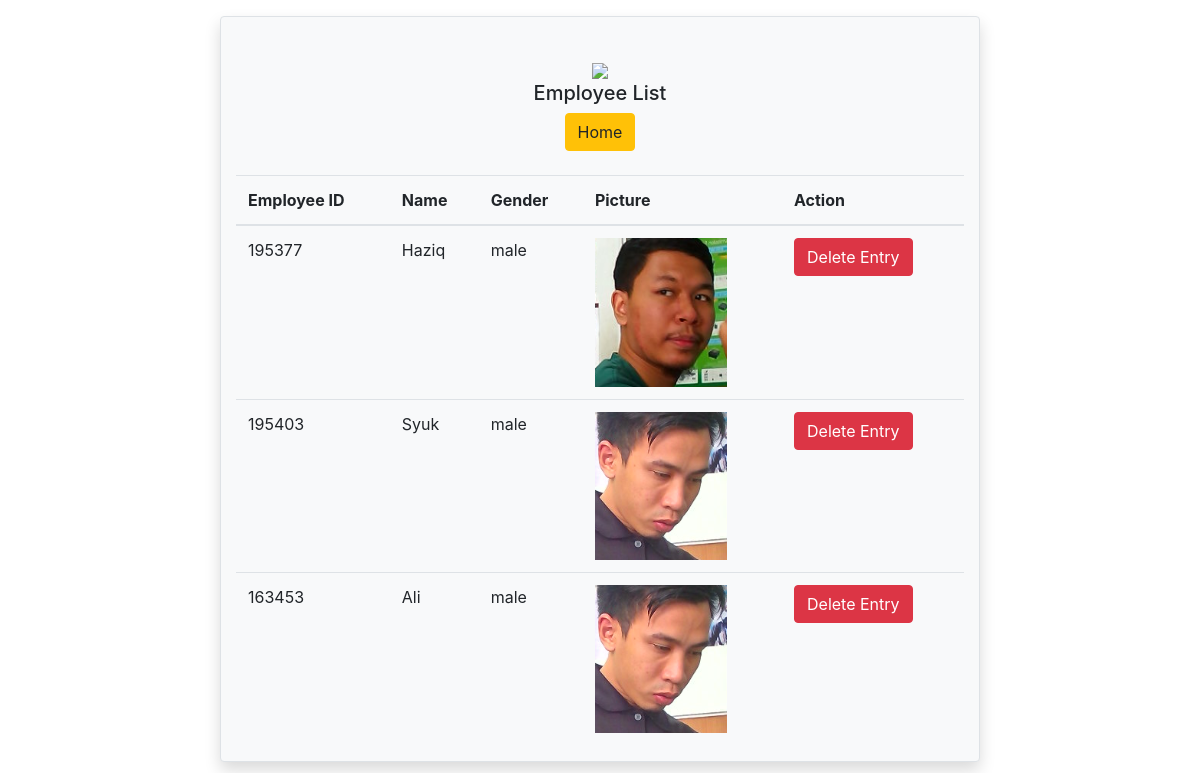
Before: /administrator/employee_list/ (signed in) with the older database file.
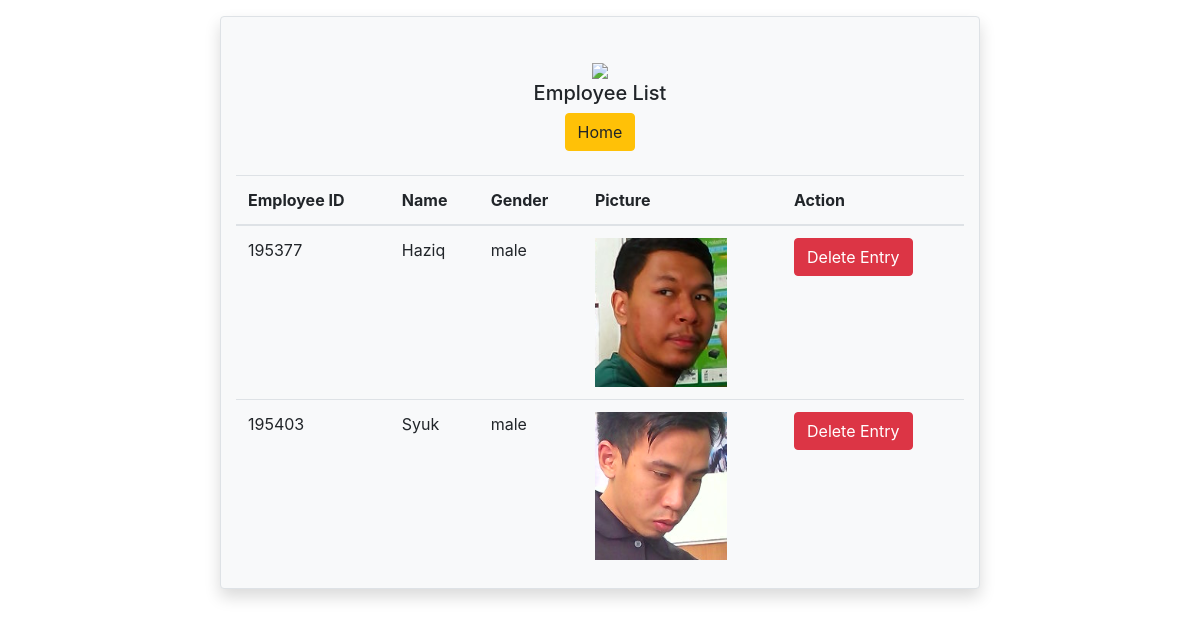
After: the same page with the newer database file.
### timeAttendance/models.py (models this page shows)
class EmployeeDetail(models.Model):
    employee_id = models.IntegerField()
    name = models.CharField(max_length=32)
    Gender = models.IntegerField()
    CustomizeID = models.IntegerField()
    img_name = models.CharField(max_length=500, null=True)

### administrator/views.py (the view)
# urls.py: path('employee_list/', views.employee_list, name='employee_list'),
@login_required
@user_passes_test(lambda u: u.is_superuser)
def employee_list(requests):
    if requests.method == 'POST':
        data = requests.POST.copy()
        print(data.get("employee_id"))
        EmployeeDetail.objects.get(employee_id = data.get("employee_id")).delete()
    employee_dict_list = []
    temp = "female"
    employee_list = EmployeeDetail.objects.all()
    for employee in employee_list:
        if(employee.Gender == 0):
            temp = "male"
        employee_dict = {
                    "name": employee.name,
                    "employee_id": employee.employee_id,
                    "gender": temp,
                    "img_name": employee.img_name
        }
        employee_dict_list.append(employee_dict)
    context={
        "employee_list": employee_dict_list
    }
    return render(requests, "administrator/employee_list.html", context)

### templates/administrator/employee_list.html (shortened to what this page needs)
{% load static %}
<!doctype html>
<html lang="en">
<head>
  <link rel="stylesheet" href="https://stackpath.bootstrapcdn.com/bootstrap/4.3.1/css/bootstrap.min.css">
</head>
<body>
  <div class="container">
    <div class="row pt-3">
      <div class="col-sm"></div>
      <div class="col-8 bg-light rounded border shadow">
        <br>
        <div class="text-center pt-3">
          <img src="https://i.ibb.co/BN7M0W3/Whats-App-Image-2019-09-16-at-11-30-13-AM.jpg" class="img-responsive" height="50">
          <h5>Employee List</h5>
          <button type="button" class="btn btn-warning" onclick="home()">Home</button>
        </div>
        <br>
        <table class="table">
          <thead>
            <tr>
              <th scope="col">Employee ID</th>
              <th scope="col">Name</th>
              <th scope="col">Gender</th>
              <th scope="col">Picture</th>
              <th scope="col">Action</th>
            </tr>
          </thead>
          <tbody>
            {% for employee in employee_list %}
            <tr>
              <td>{{employee.employee_id}}</td>
              <td>{{employee.name}}</td>
              <td>{{employee.gender}}</td>
              <td><img src="{% static employee.img_name %}" class="img-responsive"></td>
              <form class=""  method="POST">
                  <td><button type="submit" class="btn btn-danger" name="employee_id" value="{{employee.employee_id}}">Delete Entry</button></td>
              </form>
            </tr>
            {% endfor %}
          </tbody>
        </table>
      </div>
      <div class="col-sm"></div>
    </div>
  </div>
</body>
</html>

Changed rows visible on the page:
removed EmployeeDetail: name "Ali", img_name (picture)
Other visible differences:
list line gone: "163453 male Delete Entry"
